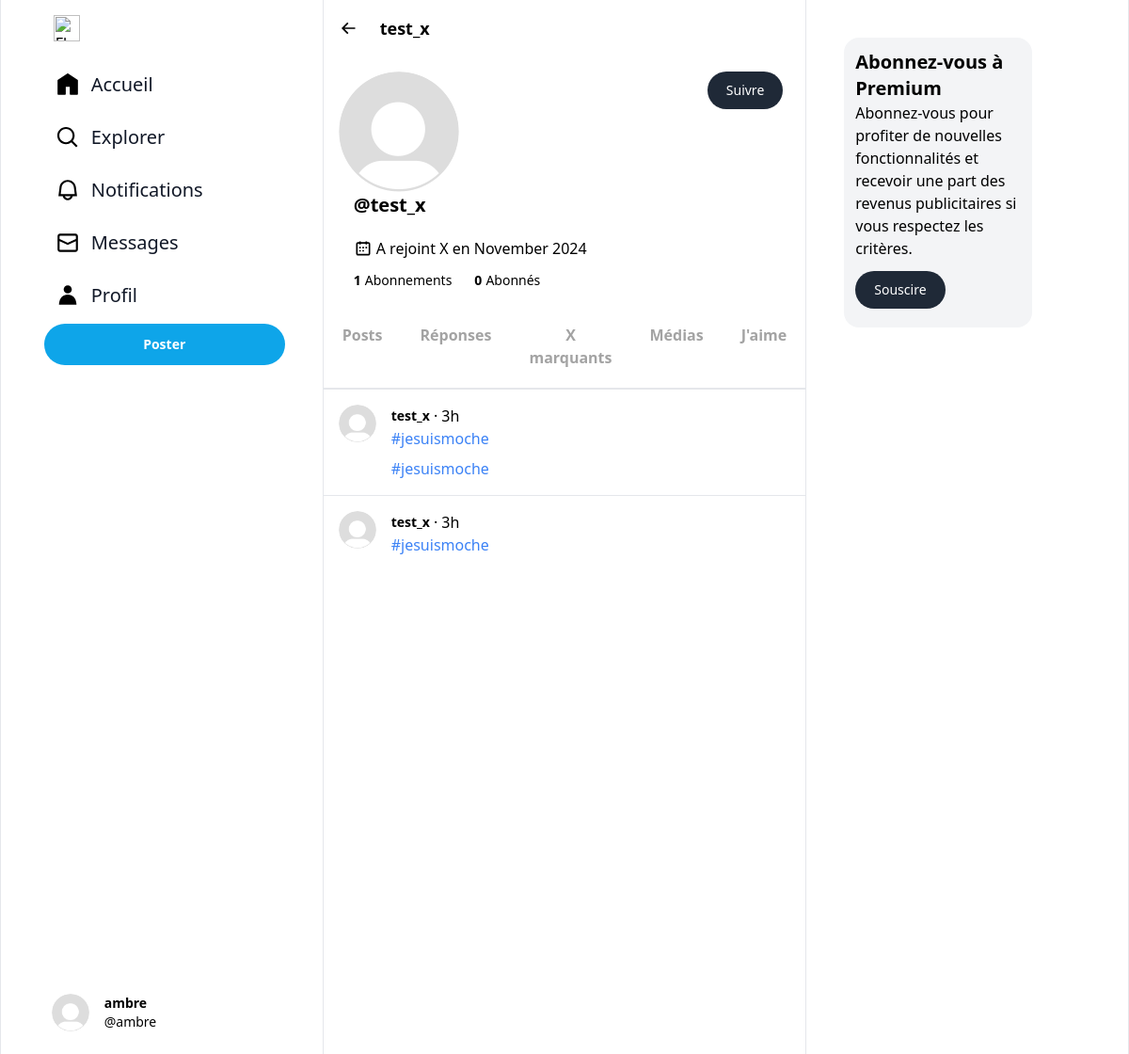
Screenshot of /account/test_x/ (signed in) with the database file from the repository.
### account/models.py (models this page shows)
class User(AbstractUser):
    username = models.CharField(max_length=150, unique=True)
    email = models.EmailField(unique=True)
    profile_picture = models.ImageField(upload_to='profile_pics/', blank=True, null=True)
    bio = models.TextField(blank=True, null=True)
    date_joined = models.DateTimeField(auto_now_add=True)
    is_active = models.BooleanField(default=True)
    is_staff = models.BooleanField(default=False)
    USERNAME_FIELD = 'email'
    REQUIRED_FIELDS = ['username']
    groups = models.ManyToManyField(
            'auth.Group',
            related_name='account_user_set',
            blank=True,
            help_text='The groups this user belongs to.'
        )
    user_permissions = models.ManyToManyField(
        'auth.Permission',
        related_name='account_user_permissions_set',
        blank=True,
        help_text='Specific permissions for this user.'
    )
    def __str__(self):
        return self.username

### post/models.py (models this page shows, shortened)
class Tweet(models.Model):
    user = models.ForeignKey(User, on_delete=models.CASCADE, related_name="tweets")
    content = models.TextField(max_length=280)
    hashtags = models.ManyToManyField(Hashtag, blank=True, related_name='tweets')
    image = models.ImageField(upload_to='tweet_images/', blank=True, null=True)
    created_at = models.DateTimeField(auto_now_add=True)

### hashtag/models.py (models this page shows, shortened)
class Hashtag(models.Model):
    name = models.CharField(max_length=50, unique=True)

### account/views.py (the view, shortened to what this page needs)
# urls.py: path('<str:username>/', profile_view, name='profile'),
@login_required
def profile_view(request, username):
    view_user = get_object_or_404(User, username=username)
    registration_date = view_user.date_joined
    is_own_profile = request.user == view_user  # Vérifier si c'est le profil connecté
    usersposts = Tweet.objects.filter(user=view_user).order_by('-created_at')
    sorted_usersposts = sorted(
        chain(usersposts),
        key=lambda instance: instance.created_at,
        reverse=True
    )
    profile_form = None
    form = None
    is_following = request.user.following.filter(followed=view_user).exists()
    form = None
    if request.user != view_user:
        if request.method == 'POST':
            if form.is_valid():
                if is_following:
                    print("L'uilisateur va se désabonner")
                    request.user.follows.filter(followed=view_user).delete()
                    print("L'uilisateur est désabonné")
                else:
                    request.user.follows.create(followed=view_user)
                return HttpResponseRedirect(request.path)
    context = {
        'sorted_usersposts': sorted_usersposts,
        'view_user': view_user,
        'registration_date': registration_date,
        'is_own_profile': is_own_profile,
        'profile_form': profile_form,
        'form': form,
        'is_following': is_following,
    }
    return render(request, 'users/profile.html', context)

### templates/users/profile.html (shortened to what this page needs)
{% extends 'base.html' %}
{% load static %}
{% load post_extras %}
{% block content %}
    <div class="p-4 flex items-center space-x-6">
        <button type="button" onClick="javascript:history.go(-1);">
            <svg viewBox="0 0 24 24" width="20" height="20" aria-hidden="true" class="r-4qtqp9 r-yyyyoo r-dnmrzs r-bnwqim r-1plcrui r-lrvibr r-z80fyv r-19wmn03" style="color: rgb(15, 20, 25);"><g><path d="M7.414 13l5.043 5.04-1.414 1.42L3.586 12l7.457-7.46 1.414 1.42L7.414 11H21v2H7.414z"></path></g></svg>
        </button>
        <h1 class="font-bold text-lg">{{ view_user.username }}</h1>
    </div>
    <div class="flex flex-col space-x-4 p-4">
        <div class="flex justify-between">
            <div>
            {% if view_user.profile_photo %}
                <img class="rounded-full max-h-32" src="{{ user.profile_photo.url }}" alt="Profile Photo">
            {% else %}
                <img class="rounded-full max-h-32" src="{% static 'Default_pfp.png' %}">
            {% endif %}
            </div>
            {% if is_own_profile  %}
                <div class="">
                    <button data-modal-target="crud-modal" data-modal-toggle="crud-modal" class="transition border hover:bg-neutral-200 focus:ring-blue-300 font-bold rounded-full text-sm py-2 px-3 text-center" type="button">
                        Éditer le profil
                    </button>
                </div>
                <div id="crud-modal" tabindex="-1" aria-hidden="true" class="hidden overflow-y-auto overflow-x-hidden fixed top-0 right-0 left-0 z-50 justify-center items-center w-full md:inset-0 h-[calc(100%-1rem)] max-h-full">
                    <div class="relative p-4 w-full max-w-md max-h-full">
                        <div class="relative h-3/6 bg-white rounded-lg shadow dark:bg-gray-700">
                            <div class="flex items-center px-4 border-b rounded-t dark:border-gray-600">
                                <div class="flex items-center flex-grow">
                                    <button type="button" class="text-gray-400 bg-transparent hover:bg-gray-200 hover:text-gray-900 rounded-full text-sm w-8 h-8 inline-flex justify-center items-center dark:hover:bg-gray-600 dark:hover:text-white" data-modal-toggle="crud-modal">
                                        <svg class="w-3 h-3" aria-hidden="true" xmlns="http://www.w3.org/2000/svg" fill="none" viewBox="0 0 14 14">
                                            <path stroke="currentColor" stroke-linecap="round" stroke-linejoin="round" stroke-width="2" d="m1 1 6 6m0 0 6 6M7 7l6-6M7 7l-6 6"/>
                                        </svg>
                                        <span class="sr-only">Close modal</span>
                                    </button>
                                    <h3 class="text-lg font-semibold text-gray-900 dark:text-white ml-2">
                                        Éditer le profil
                                    </h3>
                                </div>
                                <div class="py-4 dark:border-gray-600 flex justify-end">
                                    <button type="button" onclick="submitForm()"  class="text-white bg-gray-900 hover:bg-gray-800 focus:outline-none focus:ring-4 focus:ring-gray-300 font-medium rounded-full text-sm px-5 py-2">Enregistrer</button>
                                </div>
                            </div>
                            <form method="post" action="{% url 'profile' username=user.username %}" id="editProfileForm">
                                {% csrf_token %}
                                <div class="m-5">
                                    <div class="mb-6 w-full flex space-x-4">
                                        <input type="text" name="first_name" value="{{user.username }}" placeholder="Username" required class="border border-gray-500 text-sm rounded focus:ring-blue-500 block h-12 p-2.5">
                                    </div>
                                    <div class="mb-6 w-full">
                                        <input type="textarea" name="bio" value="{{ user.bio }}" placeholder="Bio" class="border border-gray-500 text-sm rounded focus:ring-blue-500 h-12 p-2.5">
                                    </div>
                                </div>
                            </form>
                        </div>
                    </div>
                </div>
                <script>
                    function submitForm() {
                        document.getElementById('editProfileForm').submit();
                    }
                </script>
            {% else %}
            <div>
                {% if is_following %}
                    <button onclick="submitFollowForm()" type="submit" class="text-white bg-gray-800 hover:bg-gray-900 font-medium rounded-full text-sm px-5 py-2.5 me-2 mb-2">Se désabonner</button>
                {% else %}
                    <button onclick="submitFollowForm()" type="submit" class="text-white bg-gray-800 hover:bg-gray-900 font-medium rounded-full text-sm px-5 py-2.5 me-2 mb-2 ">Suivre</button>
                {% endif %}
            </div>
            {% endif %}
        </div>
        <div>
            <div class="flex items-center space-x-1 font-bold text-xl">
                <p class="">@{{ view_user.username }}</p>
            </div>
        </div>
        <div class="flex items-center space-x-1 mt-1">
            <p>A rejoint X en {{ view_user.date_joined|date:"F Y" }}</p>
        </div>
        <div class="flex items-center space-x-6 mt-3 text-sm">
            <div class="flex space-x-1">
                <p class="font-bold">{{ view_user.following.count }}</p>
                <p>Abonnements</p>
            </div>
            <div class="flex space-x-1">
                <p class="font-bold">{{ view_user.followers.count }}</p>
                <p>Abonnés</p>
            </div>
        </div>
    </div>
    <div class="flex flex-row border-b font-bold text-neutral-400">
        <a href="#" class="basis-2/12 hover:bg-gray-200 p-5 text-center transition" type="">Posts</a>
        <a href="#" class="basis-1/12 hover:bg-gray-200 p-5 text-center transition" type="">Réponses</a>
        <a href="#" class="basis-4/12 hover:bg-gray-200 p-5 text-center transition" type="">X marquants</a>
        <a href="#" class="basis-2/12 hover:bg-gray-200 p-5 text-center transition" type="">Médias</a>
        <a href="#" class="basis-2/12 hover:bg-gray-200 p-5 text-center transition" type="">J'aime</a>
    </div>
    {% for instance in sorted_usersposts %}
        {% if instance|model_type == 'Tweet' %}
            <a href="{% url 'view_post' instance.id %}">
                {% include 'tweets/partials/post_snippet.html' with post=instance %}
            </a>
        {% endif %}
    {% endfor %}
{% endblock content %}

### templates/base.html (shortened to what this page needs)
{% load static tailwind_tags %}
{% load static %}
<html>
    <head>
        {% tailwind_css %}
        <link href="https://cdnjs.cloudflare.com/ajax/libs/flowbite/2.2.0/flowbite.min.css" rel="stylesheet" />
    </head>
    <body>
         <div class="flex flex-row">
            <aside class="basis-4/12 h-screen flex justify-end border-x">
               <div class="fixed h-full w-64 mr-10 py-4 overflow-y-auto">
                  <a href="#" class="flex items-center ps-2.5 mb-5">
                     <img src="{% static 'x-logo.png' %}" class="h-6 me-3 sm:h-7" alt="Flowbite Logo" />
                  </a>
                  <ul class="space-y-1 text-xl  font-normal">
                     <li>
                        <a href="{% url 'home' %}" class="transition flex items-center p-3 text-gray-900 rounded-full dark:text-white hover:bg-gray-100 dark:hover:bg-gray-700">
                           <span class="ms-3">Accueil</span>
                        </a>
                     </li>
                     <li>
                     <a href="{% url 'search_users' %}" class="transition flex items-center p-3 text-gray-900 rounded-full dark:text-white hover:bg-gray-100 dark:hover:bg-gray-700 group">
                           <span class="flex-1 ms-3 whitespace-nowrap">Explorer</span>
                        </a>
                     </li>
                     <li>
                        <a href="#" class="transition flex items-center p-3 text-gray-900 rounded-full dark:text-white hover:bg-gray-100 dark:hover:bg-gray-700 group">
                           <span class="flex-1 ms-3 whitespace-nowrap">Notifications</span>
                        </a>
                     </li>
                     <li>
                        <a href="#" class="transition flex items-center p-3 text-gray-900 rounded-full dark:text-white hover:bg-gray-100 dark:hover:bg-gray-700 group">
                           <span class="flex-1 ms-3 whitespace-nowrap">Messages</span>
                        </a>
                     </li>
                     <li>
                        <a href="{% url 'profile' user.username %}" class="transition flex items-center p-3 text-gray-900 rounded-full dark:text-white hover:bg-gray-100 dark:hover:bg-gray-700 group">
                           <span class="flex-1 ms-3 whitespace-nowrap">Profil</span>
                        </a>
                     </li>
                     <li>
                        <button type="" class="text-white font-bold bg-sky-500 hover:bg-sky-600 rounded-full text-sm p-3 text-center w-full ">Poster</button>
                     </li>
                     {% if user.is_authenticated %}
                        <li class="absolute inset-x-0 bottom-4">
                           <button id="dropdownTopButton" data-dropdown-toggle="dropdownTop" data-dropdown-placement="top" type="" class="text-black hover:bg-slate-200 rounded-full text-sm p-2 text-center w-full ">
                              <div class="flex items-center space-x-4">
                                 <div>
                                    {% if user.profile_picture %}
                                       <img class="rounded-full max-h-10" src="{{ user.profile_picture.url }}" alt="Profile Photo">
                                    {% else %}
                                       <img class="rounded-full max-h-10" src="{% static 'Default_pfp.png' %}">
                                    {% endif %}
                                 </div>
                                 <div>
                                     <div class="flex items-center space-x-1">
                                         <p class="font-bold text-sm">{{ user }}</p>
                                     </div>
                                     <div>
                                         <p>@{{ user }}</p>
                                     </div>
                                 </div>
                             </div>
                           </button>
                        </li>
                     {% endif %}
                  </ul>
               </div>
            </aside>
            <div class="basis-4/12">
                  {% block content %}{% endblock content %}
            </div>
            <div class="basis-4/12 border-x">
               <div class="h-screen w-7/12 m-10">
                  <div class=" bg-gray-100 p-3 rounded-2xl">
                     <h1 class="text-xl font-extrabold">Abonnez-vous à Premium</h1>
                     <p>Abonnez-vous pour profiter de nouvelles fonctionnalités et recevoir une part des revenus publicitaires si vous respectez les critères.</p>
                     <button type="button" class="mt-3 text-white bg-gray-800 hover:bg-gray-900 font-medium rounded-full text-sm px-5 py-2.5 me-2 mb-2">Souscire</button>
                  </div>
            </div>
            </div>
         </div>
    </body>
</html>

### templates/tweets/partials/post_snippet.html (shortened to what this page needs)
{% load static %}
{% load post_extras customs_filters%}
<div class="post border-t p-4 hover:bg-gray-100 transition">
    <div class="flex space-x-4">
        <div>
            {% if post.uploader.profile_picture %}
                <img class="max-h-10 w-10 rounded-full" src="{{ post.uploader.profile_picture.url }}" alt="{{ post.uploader.username }}">
            {% else %}
                <img class="max-h-10 w-10 rounded-full" src="{% static 'Default_pfp.png' %}">
            {% endif %}
        </div>
        <div>
            <div class="flex items-center space-x-1">
                <p class="font-bold text-sm">{{ post.user.username }} </p>
                <p>·</p>
                <p> {{ post.created_at|get_posted_at_display }}</p>
            </div>
            <div>
                <p>
                    {% for word in post.content.split %}
                        {% if word|starts_with:'#' %}
                            <a href="{% url 'hashtag_view' word|slice:1 %}" class="text-blue-500 hover:underline">{{ word }}</a>
                        {% else %}
                            {{ word }}
                        {% endif %}
                    {% endfor %}
                </p>
            </div>
            {% if post.hashtags.exists %}
                <div class="mt-2 flex space-x-2">
                    {% for hashtag in post.hashtags.all %}
                        <a href="{% url 'hashtag_view' hashtag.name %}" class="text-blue-500 hover:underline">#{{ hashtag.name }}</a>
                    {% endfor %}
                </div>
            {% endif %}
        </div>
    </div>
</div>

### rows the page displays
User: username "ambre"
User: username "test_x", date_joined "November 2024", following.count "1", followers.count "0"
Tweet: user.username "test_x", created_at|get_posted_at_display "3h", split "#jesuismoche"
Hashtag: name "jesuismoche"
Tweet: user.username "test_x", created_at|get_posted_at_display "3h", split "#jesuismoche"
